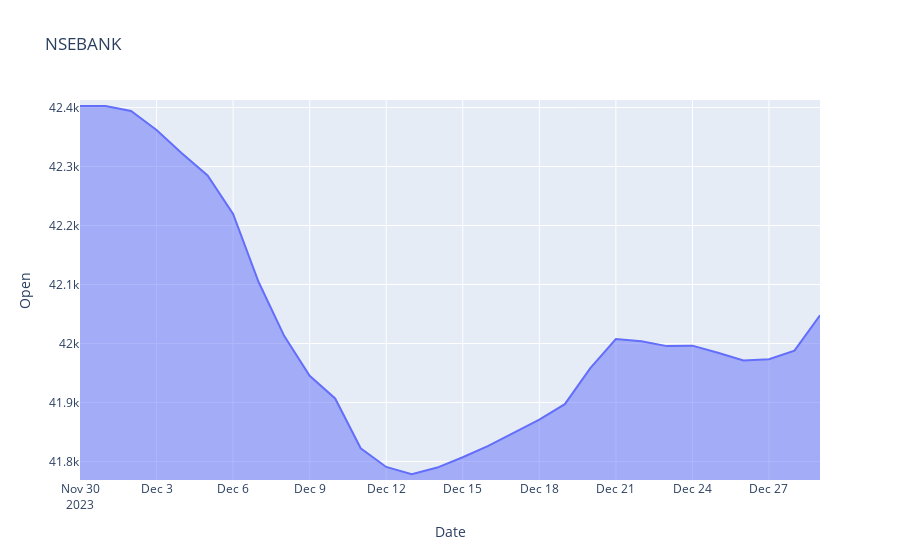

Notebook source saved alongside this figure:
### Code cell
results1(df, 30, 1, Scale, 'NSEBANK')

### Figure 1 — Plotly figure (JSON) as saved in the notebook; plotly's stock layout.template omitted (floating-point values rounded to 4 significant figures)
{"data": [{"fillpattern": {"shape": ""}, "hovertemplate": "Date=%{x}<br>Open=%{y}<extra></extra>", "legendgroup": "", "line": {"color": "#636efa"}, "marker": {"symbol": "circle"}, "mode": "lines", "name": "", "orientation": "v", "showlegend": false, "stackgroup": "1", "type": "scatter", "x": ["2023-11-30T00:00:00", "2023-12-01T00:00:00", "2023-12-02T00:00:00", "2023-12-03T00:00:00", "2023-12-04T00:00:00", "2023-12-05T00:00:00", "2023-12-06T00:00:00", "2023-12-07T00:00:00", "2023-12-08T00:00:00", "2023-12-09T00:00:00", "2023-12-10T00:00:00", "2023-12-11T00:00:00", "2023-12-12T00:00:00", "2023-12-13T00:00:00", "2023-12-14T00:00:00", "2023-12-15T00:00:00", "2023-12-16T00:00:00", "2023-12-17T00:00:00", "2023-12-18T00:00:00", "2023-12-19T00:00:00", "2023-12-20T00:00:00", "2023-12-21T00:00:00", "2023-12-22T00:00:00", "2023-12-23T00:00:00", "2023-12-24T00:00:00", "2023-12-25T00:00:00", "2023-12-26T00:00:00", "2023-12-27T00:00:00", "2023-12-28T00:00:00", "2023-12-29T00:00:00"], "xaxis": "x", "y": [42400.0, 42400.0, 42390.0, 42360.0, 42320.0, 42280.0, 42220.0, 42100.0, 42010.0, 41950.0, 41910.0, 41820.0, 41790.0, 41780.0, 41790.0, 41810.0, 41830.0, 41850.0, 41870.0, 41900.0, 41960.0, 42010.0, 42000.0, 42000.0, 42000.0, 41980.0, 41970.0, 41970.0, 41990.0, 42050.0], "yaxis": "y"}], "layout": {"legend": {"tracegroupgap": 0}, "title": {"text": "NSEBANK"}, "xaxis": {"anchor": "y", "domain": [0, 1], "title": {"text": "Date"}}, "yaxis": {"anchor": "x", "domain": [0, 1], "range": [41770.0, 42410.0], "title": {"text": "Open"}}}}
